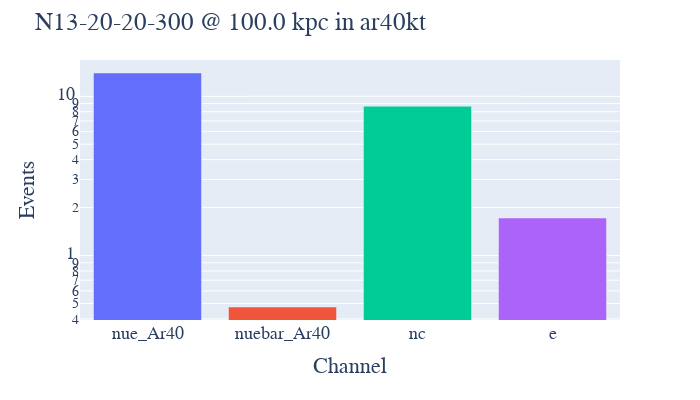

The notebook cell saved with this chart:
### Code cell
beer.bar_vis(sn, detector)

### Figure 1 — Plotly figure (JSON) as saved in the notebook; plotly's stock layout.template omitted (floating-point values rounded to 4 significant figures)
{"data": [{"alignmentgroup": "True", "hovertemplate": "Channel=%{x}<br>Events=%{y}<extra></extra>", "legendgroup": "nue_Ar40", "marker": {"color": "#636efa", "pattern": {"shape": ""}}, "name": "nue_Ar40", "offsetgroup": "nue_Ar40", "orientation": "v", "showlegend": true, "textposition": "auto", "type": "bar", "x": ["nue_Ar40"], "xaxis": "x", "y": [14.01], "yaxis": "y"}, {"alignmentgroup": "True", "hovertemplate": "Channel=%{x}<br>Events=%{y}<extra></extra>", "legendgroup": "nuebar_Ar40", "marker": {"color": "#EF553B", "pattern": {"shape": ""}}, "name": "nuebar_Ar40", "offsetgroup": "nuebar_Ar40", "orientation": "v", "showlegend": true, "textposition": "auto", "type": "bar", "x": ["nuebar_Ar40"], "xaxis": "x", "y": [0.475], "yaxis": "y"}, {"alignmentgroup": "True", "hovertemplate": "Channel=%{x}<br>Events=%{y}<extra></extra>", "legendgroup": "nc", "marker": {"color": "#00cc96", "pattern": {"shape": ""}}, "name": "nc", "offsetgroup": "nc", "orientation": "v", "showlegend": true, "textposition": "auto", "type": "bar", "x": ["nc"], "xaxis": "x", "y": [8.668], "yaxis": "y"}, {"alignmentgroup": "True", "hovertemplate": "Channel=%{x}<br>Events=%{y}<extra></extra>", "legendgroup": "e", "marker": {"color": "#ab63fa", "pattern": {"shape": ""}}, "name": "e", "offsetgroup": "e", "orientation": "v", "showlegend": true, "textposition": "auto", "type": "bar", "x": ["e"], "xaxis": "x", "y": [1.72], "yaxis": "y"}], "layout": {"barmode": "relative", "font": {"family": "Times New Roman", "size": 18}, "height": 400, "legend": {"title": {"text": "Channel"}, "tracegroupgap": 0}, "margin": {"t": 60}, "showlegend": false, "title": {"text": "N13-20-20-300 @ 100.0 kpc in ar40kt"}, "width": 700, "xaxis": {"anchor": "y", "categoryarray": ["nue_Ar40", "nuebar_Ar40", "nc", "e"], "categoryorder": "array", "domain": [0, 1], "title": {"text": "Channel"}}, "yaxis": {"anchor": "x", "domain": [0, 1], "title": {"text": "Events"}, "type": "log"}}}
